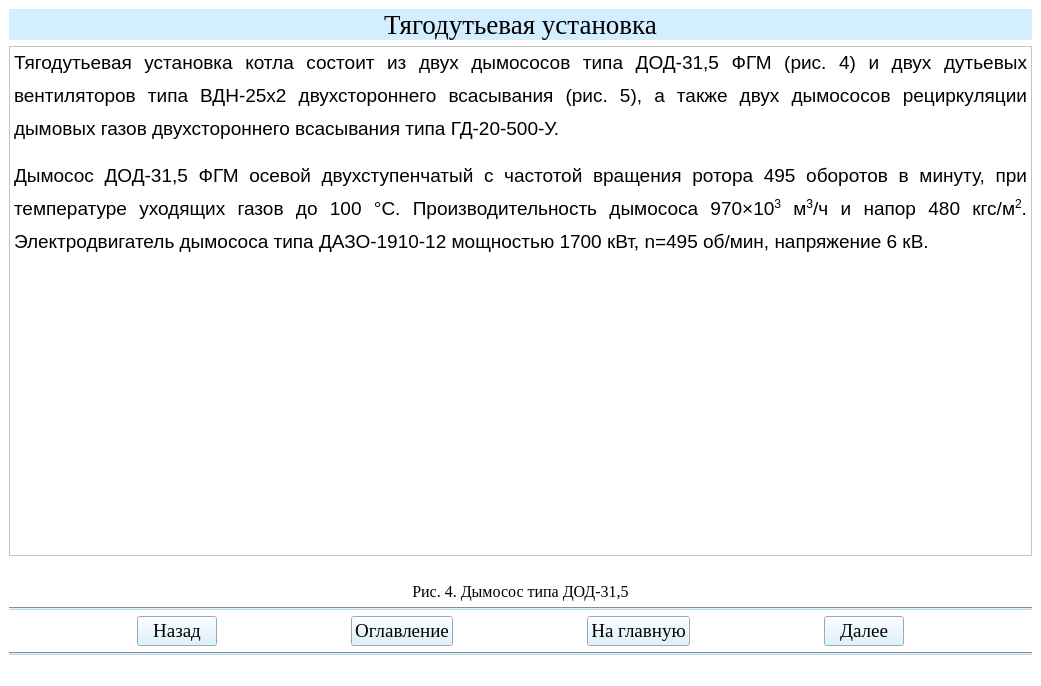
<?xml version="1.0" encoding="UTF-8"?>
<ui version="4.0">
 <class>Teoria6Window</class>
 <widget class="QMainWindow" name="Teoria6Window">
  <property name="geometry">
   <rect>
    <x>0</x>
    <y>0</y>
    <width>1041</width>
    <height>686</height>
   </rect>
  </property>
  <property name="windowTitle">
   <string>АУК</string>
  </property>
  <property name="styleSheet">
   <string notr="true">background-color: rgb(255, 255, 255);</string>
  </property>
  <widget class="QWidget" name="centralwidget">
   <layout class="QGridLayout" name="gridLayout">
    <item row="1" column="0">
     <widget class="QTextBrowser" name="textBrowser">
      <property name="html">
       <string>&lt;!DOCTYPE HTML PUBLIC &quot;-//W3C//DTD HTML 4.0//EN&quot; &quot;http://www.w3.org/TR/REC-html40/strict.dtd&quot;&gt;
&lt;html&gt;&lt;head&gt;&lt;meta name=&quot;qrichtext&quot; content=&quot;1&quot; /&gt;&lt;style type=&quot;text/css&quot;&gt;
p, li { white-space: pre-wrap; }
&lt;/style&gt;&lt;/head&gt;&lt;body style=&quot; font-family:'MS Shell Dlg 2'; font-size:8.25pt; font-weight:400; font-style:normal;&quot;&gt;
&lt;p align=&quot;justify&quot; style=&quot; margin-top:12px; margin-bottom:0px; margin-left:0px; margin-right:0px; -qt-block-indent:0; text-indent:0px; line-height:150%;&quot;&gt;&lt;span style=&quot; font-family:'Times New Roman,serif'; font-size:14pt;&quot;&gt;Тягодутьевая установка котла состоит из двух дымососов типа ДОД-31,5 ФГМ (рис. 4) и двух дутьевых вентиляторов типа ВДН-25х2 двухстороннего всасывания (рис. 5), а также двух дымососов рециркуляции дымовых газов двухстороннего всасывания типа ГД-20-500-У.&lt;/span&gt;&lt;span style=&quot; font-size:8pt;&quot;&gt; &lt;/span&gt;&lt;/p&gt;
&lt;p align=&quot;justify&quot; style=&quot; margin-top:12px; margin-bottom:0px; margin-left:0px; margin-right:0px; -qt-block-indent:0; text-indent:0px; line-height:150%;&quot;&gt;&lt;span style=&quot; font-family:'Times New Roman,serif'; font-size:14pt;&quot;&gt;Дымосос ДОД-31,5 ФГМ осевой двухступенчатый с частотой вращения ротора 495 оборотов в минуту, при температуре уходящих газов до 100 °С. Производительность дымососа 970&lt;/span&gt;&lt;span style=&quot; font-family:'Symbol'; font-size:14pt;&quot;&gt;×&lt;/span&gt;&lt;span style=&quot; font-family:'Times New Roman,serif'; font-size:14pt;&quot;&gt;10&lt;/span&gt;&lt;span style=&quot; font-family:'Times New Roman,serif'; font-size:14pt; vertical-align:super;&quot;&gt;3&lt;/span&gt;&lt;span style=&quot; font-family:'Times New Roman,serif'; font-size:14pt;&quot;&gt; м&lt;/span&gt;&lt;span style=&quot; font-family:'Times New Roman,serif'; font-size:14pt; vertical-align:super;&quot;&gt;3&lt;/span&gt;&lt;span style=&quot; font-family:'Times New Roman,serif'; font-size:14pt;&quot;&gt;/ч и напор 480 кгс/м&lt;/span&gt;&lt;span style=&quot; font-family:'Times New Roman,serif'; font-size:14pt; vertical-align:super;&quot;&gt;2&lt;/span&gt;&lt;span style=&quot; font-family:'Times New Roman,serif'; font-size:14pt;&quot;&gt;. Электродвигатель дымососа типа ДАЗО-1910-12 мощностью 1700 кВт, n=495 об/мин, напряжение 6 кВ.&lt;/span&gt;&lt;span style=&quot; font-size:8pt;&quot;&gt; &lt;/span&gt;&lt;/p&gt;&lt;/body&gt;&lt;/html&gt;</string>
      </property>
     </widget>
    </item>
    <item row="0" column="0">
     <widget class="QLabel" name="label_5">
      <property name="font">
       <font>
        <family>Times New Roman</family>
        <pointsize>20</pointsize>
       </font>
      </property>
      <property name="styleSheet">
       <string notr="true">background-color: rgb(211, 239, 255);</string>
      </property>
      <property name="text">
       <string>Тягодутьевая установка</string>
      </property>
      <property name="alignment">
       <set>Qt::AlignCenter</set>
      </property>
     </widget>
    </item>
    <item row="8" column="0">
     <widget class="Line" name="line_2">
      <property name="styleSheet">
       <string notr="true">background-color: rgb(191, 216, 230);</string>
      </property>
      <property name="orientation">
       <enum>Qt::Horizontal</enum>
      </property>
     </widget>
    </item>
    <item row="3" column="0">
     <widget class="QLabel" name="label_2">
      <property name="font">
       <font>
        <family>Times New Roman</family>
        <pointsize>12</pointsize>
       </font>
      </property>
      <property name="styleSheet">
       <string notr="true">background-color: rgb(255, 255, 255);</string>
      </property>
      <property name="text">
       <string>Рис. 4. Дымосос типа ДОД-31,5</string>
      </property>
      <property name="alignment">
       <set>Qt::AlignCenter</set>
      </property>
     </widget>
    </item>
    <item row="2" column="0">
     <widget class="QLabel" name="label">
      <property name="styleSheet">
       <string notr="true">background-color: rgb(255, 255, 255);</string>
      </property>
      <property name="text">
       <string/>
      </property>
      <property name="pixmap">
       <pixmap>Рис4.png</pixmap>
      </property>
      <property name="alignment">
       <set>Qt::AlignCenter</set>
      </property>
     </widget>
    </item>
    <item row="7" column="0">
     <layout class="QHBoxLayout" name="horizontalLayout">
      <item>
       <spacer name="horizontalSpacer_2">
        <property name="orientation">
         <enum>Qt::Horizontal</enum>
        </property>
        <property name="sizeHint" stdset="0">
         <size>
          <width>40</width>
          <height>20</height>
         </size>
        </property>
       </spacer>
      </item>
      <item>
       <widget class="QPushButton" name="btn_return6">
        <property name="sizePolicy">
         <sizepolicy hsizetype="Minimum" vsizetype="Fixed">
          <horstretch>0</horstretch>
          <verstretch>0</verstretch>
         </sizepolicy>
        </property>
        <property name="font">
         <font>
          <family>Times New Roman</family>
          <pointsize>14</pointsize>
          <weight>50</weight>
          <bold>false</bold>
         </font>
        </property>
        <property name="styleSheet">
         <string notr="true">background-color: rgb(211, 239, 255);
color: rgb(0, 0, 0);</string>
        </property>
        <property name="text">
         <string>Назад</string>
        </property>
       </widget>
      </item>
      <item>
       <spacer name="horizontalSpacer_5">
        <property name="orientation">
         <enum>Qt::Horizontal</enum>
        </property>
        <property name="sizeHint" stdset="0">
         <size>
          <width>40</width>
          <height>20</height>
         </size>
        </property>
       </spacer>
      </item>
      <item>
       <widget class="QPushButton" name="btn_oglavlenie6">
        <property name="font">
         <font>
          <family>Times New Roman</family>
          <pointsize>14</pointsize>
         </font>
        </property>
        <property name="styleSheet">
         <string notr="true">background-color: rgb(211, 239, 255);
color: rgb(0, 0, 0);</string>
        </property>
        <property name="text">
         <string>Оглавление</string>
        </property>
       </widget>
      </item>
      <item>
       <spacer name="horizontalSpacer">
        <property name="orientation">
         <enum>Qt::Horizontal</enum>
        </property>
        <property name="sizeHint" stdset="0">
         <size>
          <width>40</width>
          <height>20</height>
         </size>
        </property>
       </spacer>
      </item>
      <item>
       <widget class="QPushButton" name="btn_glavnaya6">
        <property name="font">
         <font>
          <family>Times New Roman</family>
          <pointsize>14</pointsize>
          <weight>50</weight>
          <bold>false</bold>
         </font>
        </property>
        <property name="styleSheet">
         <string notr="true">background-color: rgb(211, 239, 255);
color: rgb(0, 0, 0);</string>
        </property>
        <property name="text">
         <string>На главную</string>
        </property>
       </widget>
      </item>
      <item>
       <spacer name="horizontalSpacer_3">
        <property name="orientation">
         <enum>Qt::Horizontal</enum>
        </property>
        <property name="sizeHint" stdset="0">
         <size>
          <width>40</width>
          <height>20</height>
         </size>
        </property>
       </spacer>
      </item>
      <item>
       <widget class="QPushButton" name="btn_dalee6">
        <property name="font">
         <font>
          <family>Times New Roman</family>
          <pointsize>14</pointsize>
          <weight>50</weight>
          <bold>false</bold>
         </font>
        </property>
        <property name="styleSheet">
         <string notr="true">background-color: rgb(211, 239, 255);
color: rgb(0, 0, 0);</string>
        </property>
        <property name="text">
         <string>Далее</string>
        </property>
       </widget>
      </item>
      <item>
       <spacer name="horizontalSpacer_4">
        <property name="orientation">
         <enum>Qt::Horizontal</enum>
        </property>
        <property name="sizeHint" stdset="0">
         <size>
          <width>40</width>
          <height>20</height>
         </size>
        </property>
       </spacer>
      </item>
     </layout>
    </item>
    <item row="6" column="0">
     <widget class="Line" name="line">
      <property name="styleSheet">
       <string notr="true">background-color: rgb(191, 216, 230);</string>
      </property>
      <property name="orientation">
       <enum>Qt::Horizontal</enum>
      </property>
     </widget>
    </item>
   </layout>
  </widget>
  <widget class="QStatusBar" name="statusbar"/>
 </widget>
 <resources/>
 <connections/>
</ui>
